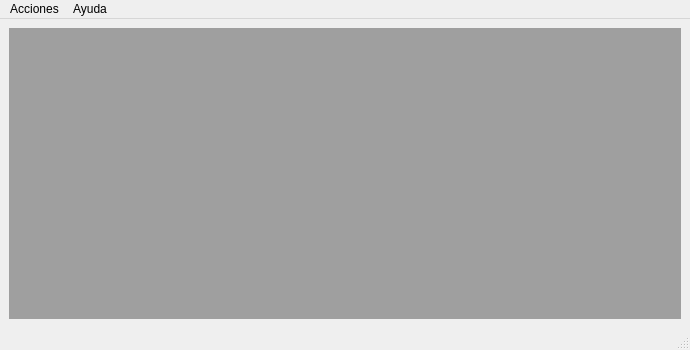
<?xml version="1.0" encoding="UTF-8"?>
<ui version="4.0">
 <class>MainWindow</class>
 <widget class="QMainWindow" name="MainWindow">
  <property name="geometry">
   <rect>
    <x>0</x>
    <y>0</y>
    <width>690</width>
    <height>350</height>
   </rect>
  </property>
  <property name="windowTitle">
   <string>Ventana Principal</string>
  </property>
  <widget class="QWidget" name="centralwidget">
   <layout class="QGridLayout" name="gridLayout">
    <item row="0" column="0">
     <widget class="QMdiArea" name="mdiArea"/>
    </item>
   </layout>
  </widget>
  <widget class="QMenuBar" name="menubar">
   <property name="geometry">
    <rect>
     <x>0</x>
     <y>0</y>
     <width>690</width>
     <height>21</height>
    </rect>
   </property>
   <widget class="QMenu" name="menuAcciones">
    <property name="title">
     <string>Acciones</string>
    </property>
    <addaction name="actionMostrar_Productos"/>
    <addaction name="separator"/>
    <addaction name="actionRegistrar_Productos"/>
    <addaction name="actionModificar_Producto"/>
    <addaction name="actionMostrar_Usuarios"/>
    <addaction name="actionRegistrar_Usuarios"/>
    <addaction name="separator"/>
    <addaction name="actionCerrarSesion"/>
    <addaction name="actionSalir"/>
   </widget>
   <widget class="QMenu" name="menuAyuda">
    <property name="title">
     <string>Ayuda</string>
    </property>
    <addaction name="actionAcerca_de"/>
   </widget>
   <addaction name="menuAcciones"/>
   <addaction name="menuAyuda"/>
  </widget>
  <widget class="QStatusBar" name="statusbar"/>
  <action name="actionMostrar_Usuarios">
   <property name="text">
    <string>Mostrar Usuarios</string>
   </property>
   <property name="toolTip">
    <string>Mostrar Usuarios</string>
   </property>
  </action>
  <action name="actionCerrarSesion">
   <property name="text">
    <string>Cerrar sesion</string>
   </property>
  </action>
  <action name="actionAcerca_de">
   <property name="text">
    <string>Acerca de</string>
   </property>
  </action>
  <action name="actionMostrar_Productos">
   <property name="text">
    <string>Mostrar Productos</string>
   </property>
  </action>
  <action name="actionRegistrar_Productos">
   <property name="text">
    <string>Registrar Producto</string>
   </property>
  </action>
  <action name="actionRegistrar_Usuarios">
   <property name="text">
    <string>Registrar Usuario</string>
   </property>
  </action>
  <action name="actionSalir">
   <property name="text">
    <string>Salir</string>
   </property>
  </action>
  <action name="actionModificar_Producto">
   <property name="text">
    <string>Modificar Producto</string>
   </property>
  </action>
 </widget>
 <resources/>
 <connections/>
</ui>
